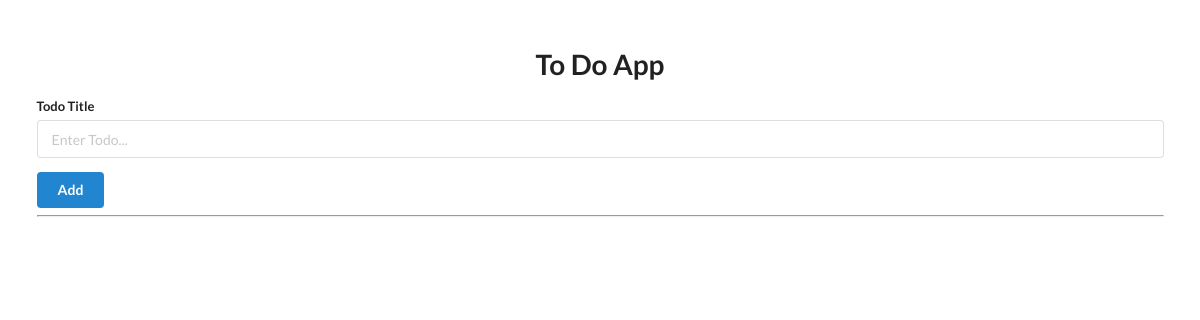
The app's page /, older data.
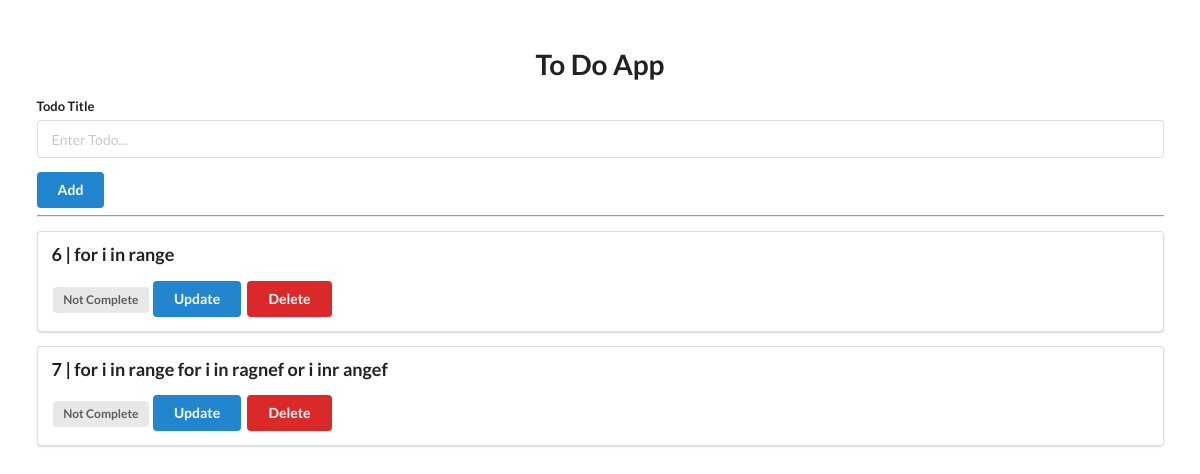
The same page, newer data.
### todolist/models.py (models this page shows, shortened)
class Todo(models.Model):
    title=models.CharField(max_length=350)
    complete=models.BooleanField(default=False)

### todolist/views.py (the view)
# urls.py: path('', views.index, name='index'),
def index(request):
    todos = Todo.objects.all()
    return render(request, "base.html", {"todo_list": todos})

### templates/base.html (shortened to what this page needs)
<!DOCTYPE html>
<html lang="en">
<head>
    <link rel="stylesheet" href="https://cdn.jsdelivr.net/npm/semantic-ui@2.4.2/dist/semantic.min.css">
</head>
<body>
<div style="margin-top: 50px;" class="ui container">
    <h1 class="ui center aligned header">To Do App</h1>
    <form class="ui form" action="/add" method="post">
        <div class="field">
            <label>Todo Title</label>
            <input type="text" name="title" placeholder="Enter Todo..."><br>
        </div>
        <button class="ui blue button" type="submit">Add</button>
    </form>
    <hr>
    {% for todo in todo_list %}
        <div class="ui segment">
            <p class="ui big header">{{ todo.id }} | {{ todo.title }}</p>
            {% if todo.complete == False %}
                <span class="ui gray label">Not Complete</span>
            {% else %}
                <span class="ui green label">Completed</span>
            {% endif %}
            <a class="ui blue button" href="/update/{{ todo.id }}">Update</a>
            <a class="ui red button" href="/delete/{{ todo.id }}">Delete</a>
        </div>
    {% endfor %}
</div>
</body>
</html>

Row changes from the older to the newer data that the page shows:
added Todo: id "6", title "for i in range", complete "Not Complete"
added Todo: id "7", title "for i in range for i in ragnef or i inr angef", complete "Not Complete"
